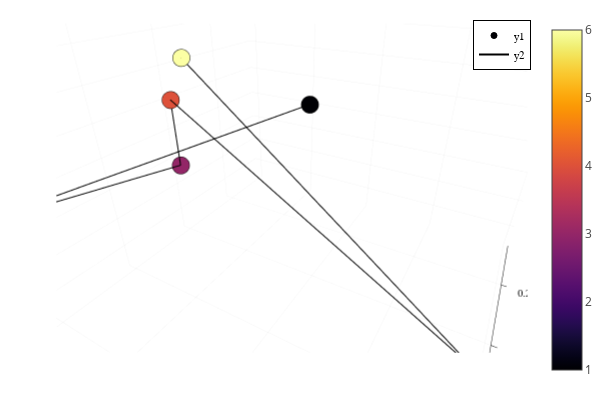

The notebook cell saved with this chart:
### Code cell
p = plot()
plotChain!(newP)
p

### Figure 1 — Plotly figure (JSON) as saved in the notebook; plotly's stock layout.template omitted (floating-point values rounded to 4 significant figures; data arrays with more than 128 entries replaced by an {"elided": "..."} marker saying what was removed)
{"data": [{"colorbar": {"title": {"text": ""}}, "legendgroup": "y1", "marker": {"color": "rgba(0, 0, 4, 1.000)", "line": {"color": "rgba(0, 0, 0, 1)", "width": 1}, "size": 6, "symbol": "circle"}, "mode": "markers", "name": "y1", "scene": "scene", "showlegend": true, "type": "scatter3d", "x": [0.2531], "xaxis": "x", "y": [0.4354], "yaxis": "y", "z": [-0.09639], "zaxis": "z", "zmax": 6, "zmin": 1}, {"colorbar": {"title": {"text": ""}}, "legendgroup": "y1", "marker": {"color": "rgba(66, 10, 104, 1.000)", "line": {"color": "rgba(0, 0, 0, 1)", "width": 1}, "size": 6, "symbol": "circle"}, "mode": "markers", "name": "y1", "scene": "scene", "showlegend": false, "type": "scatter3d", "x": [0.2144], "xaxis": "x", "y": [-0.6569], "yaxis": "y", "z": [0.005719], "zaxis": "z", "zmax": 6, "zmin": 1}, {"colorbar": {"title": {"text": ""}}, "legendgroup": "y1", "marker": {"color": "rgba(147, 38, 103, 1.000)", "line": {"color": "rgba(0, 0, 0, 1)", "width": 1}, "size": 6, "symbol": "circle"}, "mode": "markers", "name": "y1", "scene": "scene", "showlegend": false, "type": "scatter3d", "x": [2.159e-78], "xaxis": "x", "y": [3.239e-78], "yaxis": "y", "z": [-0.2228], "zaxis": "z", "zmax": 6, "zmin": 1}, {"colorbar": {"title": {"text": ""}}, "legendgroup": "y1", "marker": {"color": "rgba(221, 81, 58, 1.000)", "line": {"color": "rgba(0, 0, 0, 1)", "width": 1}, "size": 6, "symbol": "circle"}, "mode": "markers", "name": "y1", "scene": "scene", "showlegend": false, "type": "scatter3d", "x": [0], "xaxis": "x", "y": [0], "yaxis": "y", "z": [0], "zaxis": "z", "zmax": 6, "zmin": 1}, {"colorbar": {"title": {"text": ""}}, "legendgroup": "y1", "marker": {"color": "rgba(252, 165, 10, 1.000)", "line": {"color": "rgba(0, 0, 0, 1)", "width": 1}, "size": 6, "symbol": "circle"}, "mode": "markers", "name": "y1", "scene": "scene", "showlegend": false, "type": "scatter3d", "x": [0.9845], "xaxis": "x", "y": [-0.1106], "yaxis": "y", "z": [-0.4601], "zaxis": "z", "zmax": 6, "zmin": 1}, {"colorbar": {"title": {"text": ""}}, "legendgroup": "y1", "marker": {"color": "rgba(252, 255, 164, 1.000)", "line": {"color": "rgba(0, 0, 0, 1)", "width": 1}, "size": 6, "symbol": "circle"}, "mode": "markers", "name": "y1", "scene": "scene", "showlegend": false, "type": "scatter3d", "x": [0.4233], "xaxis": "x", "y": [-0.3529], "yaxis": "y", "z": [0.233], "zaxis": "z", "zmax": 6, "zmin": 1}, {"colorbar": {"title": {"text": ""}}, "hoverinfo": "none", "marker": {"cmax": 6, "cmin": 1, "color": [0.5], "colorscale": {"elided": "256x2 mixed values"}, "opacity": 1e-10, "showscale": true, "size": 1e-10}, "mode": "markers", "name": "y1", "scene": "scene", "showlegend": false, "type": "scatter3d", "x": [0.2531], "xaxis": "x", "y": [0.4354], "yaxis": "y", "z": [-0.09639], "zaxis": "z", "zmax": 6, "zmin": 1}, {"colorbar": {"title": {"text": ""}}, "legendgroup": "y2", "line": {"color": "rgba(0, 0, 0, 1)", "dash": "solid", "shape": "linear", "width": 2}, "mode": "lines", "name": "y2", "scene": "scene", "showlegend": true, "type": "scatter3d", "x": [0.2531, 0.2144, 2.159e-78, 0, 0.9845, 0.4233], "xaxis": "x", "y": [0.4354, -0.6569, 3.239e-78, 0, -0.1106, -0.3529], "yaxis": "y", "z": [-0.09639, 0.005719, -0.2228, 0, -0.4601, 0.233], "zaxis": "z", "zmax": 6, "zmin": 1}], "layout": {"annotations": [], "height": 400, "legend": {"bgcolor": "rgba(255, 255, 255, 1.000)", "bordercolor": "rgba(0, 0, 0, 1)", "borderwidth": 1, "font": {"color": "rgba(0, 0, 0, 1)", "family": "sans-serif", "size": 11}, "title": {"font": {"color": "rgba(0, 0, 0, 1)", "family": "sans-serif", "size": 15}, "text": ""}, "tracegroupgap": 0, "traceorder": "normal", "x": 1, "xanchor": "auto", "y": 1, "yanchor": "auto"}, "margin": {"b": 20, "l": 0, "r": 0, "t": 20}, "paper_bgcolor": "rgba(255, 255, 255, 1.000)", "plot_bgcolor": "rgba(255, 255, 255, 1.000)", "scene": {"aspectmode": "auto", "aspectratio": {"x": 1.086, "y": 1.205, "z": 0.7644}, "camera": {"center": {"x": 0, "y": 0, "z": 0}, "eye": {"x": 0.4382, "y": -0.7589, "z": 0.506}, "projection": {"type": "perspective"}, "up": {"x": 0, "y": 0, "z": 1}}, "domain": {"x": [0.1061, 0.9934], "y": [0.07581, 0.9902]}, "xaxis": {"gridcolor": "rgba(0, 0, 0, 0.1)", "gridwidth": 0.5, "linecolor": "rgba(0, 0, 0, 1)", "mirror": false, "range": [-0.02954, 1.014], "showgrid": true, "showline": true, "showticklabels": true, "tickangle": 0, "tickcolor": "rgb(0, 0, 0)", "tickfont": {"color": "rgba(0, 0, 0, 1)", "family": "sans-serif", "size": 11}, "tickmode": "array", "ticks": "inside", "ticktext": ["0.00", "0.25", "0.50", "0.75", "1.00"], "tickvals": [0, 0.25, 0.5, 0.75, 1], "title": {"font": {"color": "rgba(0, 0, 0, 1)", "family": "sans-serif", "size": 15}, "text": "x"}, "type": "linear", "visible": true, "zeroline": false, "zerolinecolor": "rgba(0, 0, 0, 1)"}, "yaxis": {"gridcolor": "rgba(0, 0, 0, 0.1)", "gridwidth": 0.5, "linecolor": "rgba(0, 0, 0, 1)", "mirror": false, "range": [-0.6896, 0.4682], "showgrid": true, "showline": true, "showticklabels": true, "tickangle": 0, "tickcolor": "rgb(0, 0, 0)", "tickfont": {"color": "rgba(0, 0, 0, 1)", "family": "sans-serif", "size": 11}, "tickmode": "array", "ticks": "inside", "ticktext": ["-0.50", "-0.25", "0.00", "0.25"], "tickvals": [-0.5, -0.25, 0, 0.25], "title": {"font": {"color": "rgba(0, 0, 0, 1)", "family": "sans-serif", "size": 15}, "text": "y"}, "type": "linear", "visible": true, "zeroline": false, "zerolinecolor": "rgba(0, 0, 0, 1)"}, "zaxis": {"gridcolor": "rgba(0, 0, 0, 0.1)", "gridwidth": 0.5, "linecolor": "rgba(0, 0, 0, 1)", "mirror": false, "range": [-0.4809, 0.2538], "showgrid": true, "showline": true, "showticklabels": true, "tickangle": 0, "tickcolor": "rgb(0, 0, 0)", "tickfont": {"color": "rgba(0, 0, 0, 1)", "family": "sans-serif", "size": 11}, "tickmode": "array", "ticks": "inside", "ticktext": ["-0.4", "-0.3", "-0.2", "-0.1", "0.0", "0.1", "0.2"], "tickvals": [-0.4, -0.3, -0.2, -0.1, 0, 0.1, 0.2], "title": {"font": {"color": "rgba(0, 0, 0, 1)", "family": "sans-serif", "size": 15}, "text": "z"}, "type": "linear", "visible": true, "zeroline": false, "zerolinecolor": "rgba(0, 0, 0, 1)"}}, "showlegend": true, "width": 600}}
